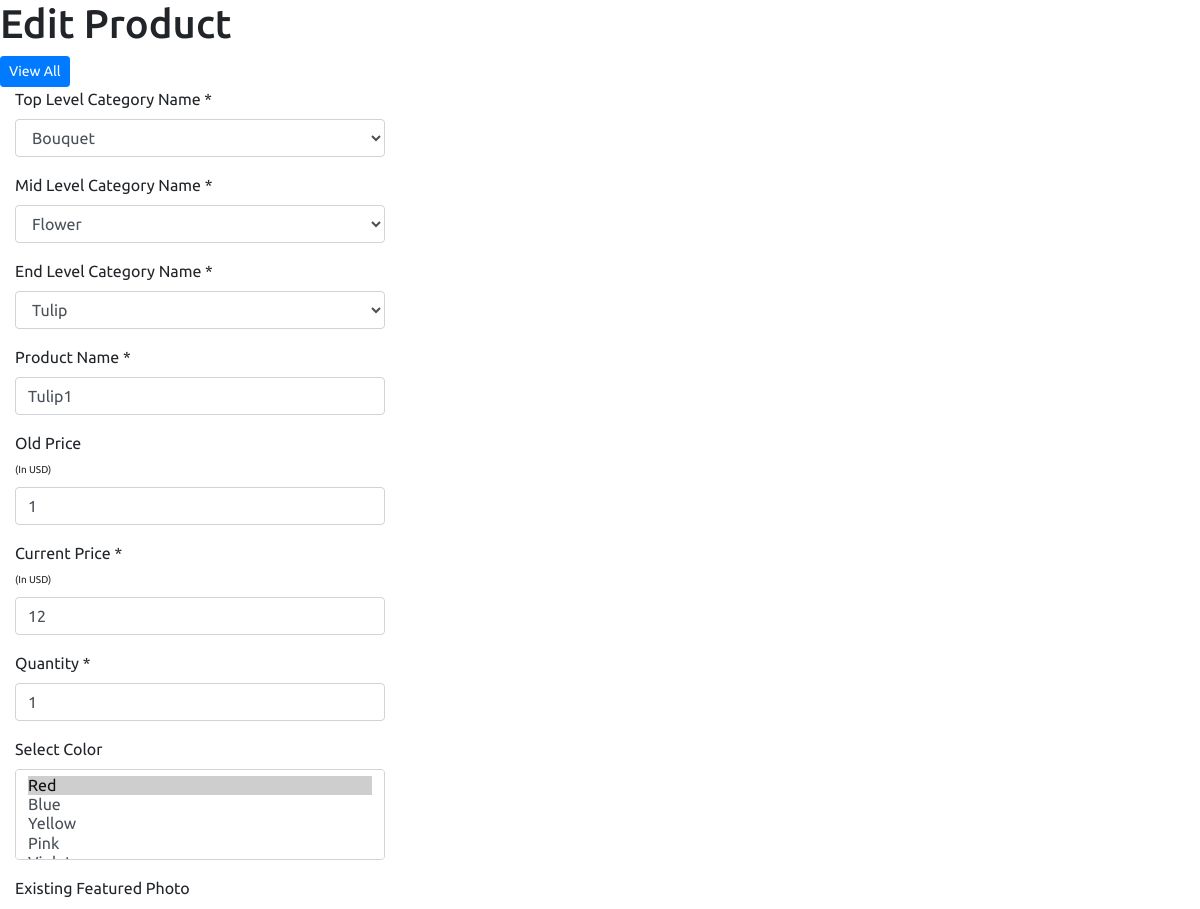
Page /admin/product/product-edit.php?id=33 (upper part) on the earlier database version.
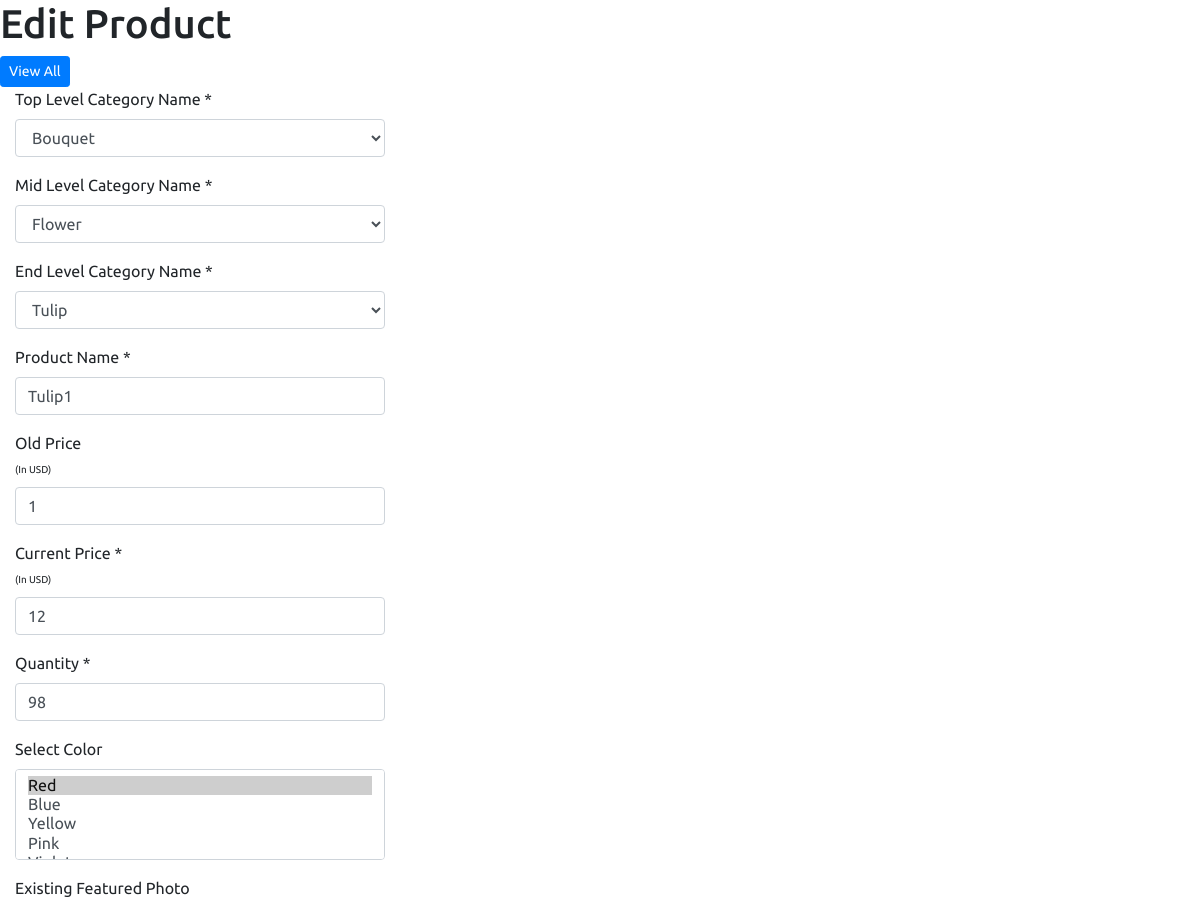
Same page on the later database version.
### tables this page shows
CREATE TABLE `product` (
  `p_id` int(11) NOT NULL,
  `name` varchar(255) NOT NULL,
  `old_price` varchar(10) NOT NULL,
  `current_price` varchar(10) NOT NULL,
  `quantity` int(10) NOT NULL,
  `featured_photo` varchar(255) NOT NULL,
  `description` text NOT NULL,
  `short_description` text NOT NULL,
  `feature` text NOT NULL,
  `other_photo` text NOT NULL,
  `condition` text NOT NULL,
  `is_featured` int(1) NOT NULL,
  `is_active` int(1) NOT NULL,
  `ecat_id` int(11) NOT NULL
);

CREATE TABLE `end_category` (
  `ecat_id` int(11) NOT NULL,
  `ecat_name` varchar(255) NOT NULL,
  `mcat_id` int(11) NOT NULL
);

### admin/product/product-edit.php (the view, shortened to what the changed rows need)
<?php
require_once('../header.php');
?>
<section class="content-header">
	<div class="content-header-left">
		<h1>Edit Product</h1>
	</div>
</section>
<?php
$statement = $pdo->prepare("SELECT * FROM product WHERE p_id=?");
$statement->execute(array($_REQUEST['id']));
$result = $statement->fetchAll(PDO::FETCH_ASSOC);
foreach ($result as $row) {
	$name = $row['name'];
	$old_price = $row['old_price'];
	$current_price = $row['current_price'];
	$quantity = $row['quantity'];
	$ecat_id = $row['ecat_id'];
}
$statement = $pdo->prepare("SELECT *
                        FROM end_category t1
                        JOIN mid_category t2
                        ON t1.mcat_id = t2.mcat_id
                        JOIN top_category t3
                        ON t2.tcat_id = t3.tcat_id
                        WHERE t1.ecat_id=?");
$statement->execute(array($ecat_id));
$result = $statement->fetchAll(PDO::FETCH_ASSOC);
foreach ($result as $row) {
    $mcat_id = $row['mcat_id'];
}
?>
<section class="content">
	<div class="row">
		<div class="col-md-12">
			<form class="form-horizontal" action="" method="post" enctype="multipart/form-data">
				<div class="box box-info">
					<div class="box-body">
						<div class="form-group">
							<div class="col-sm-4">
								<select name="ecat_id" class="form-control select2 end-cat">
		                            <?php
		                            $statement = $pdo->prepare("SELECT * FROM end_category WHERE mcat_id = ? ORDER BY ecat_name ASC");
		                            $statement->execute(array($mcat_id));
		                            $result = $statement->fetchAll(PDO::FETCH_ASSOC);
		                            foreach ($result as $row) {
		                                ?>
		                                <option value="<?php echo $row['ecat_id']; ?>" <?php if($row['ecat_id'] == $ecat_id){echo 'selected';} ?>><?php echo $row['ecat_name']; ?></option>
		                                <?php
		                            }
		                            ?>
		                        </select>
							</div>
						</div>
						<div class="form-group">
							<div class="col-sm-4">
								<input type="text" name="name" class="form-control" value="<?php echo $name; ?>">
							</div>
						</div>
						<div class="form-group">
							<div class="col-sm-4">
								<input type="text" name="old_price" class="form-control" value="<?php echo $old_price; ?>">
							</div>
						</div>
						<div class="form-group">
							<div class="col-sm-4">
								<input type="text" name="current_price" class="form-control" value="<?php echo $current_price; ?>">
							</div>
						</div>
						<div class="form-group">
							<div class="col-sm-4">
								<input type="text" name="quantity" class="form-control" value="<?php echo $quantity; ?>">
							</div>
						</div>
						</div>
						</div>
					</div>
				</div>
</section>

Differences in the rows shown:
changed product "Tulip1": quantity "1" → "98"
